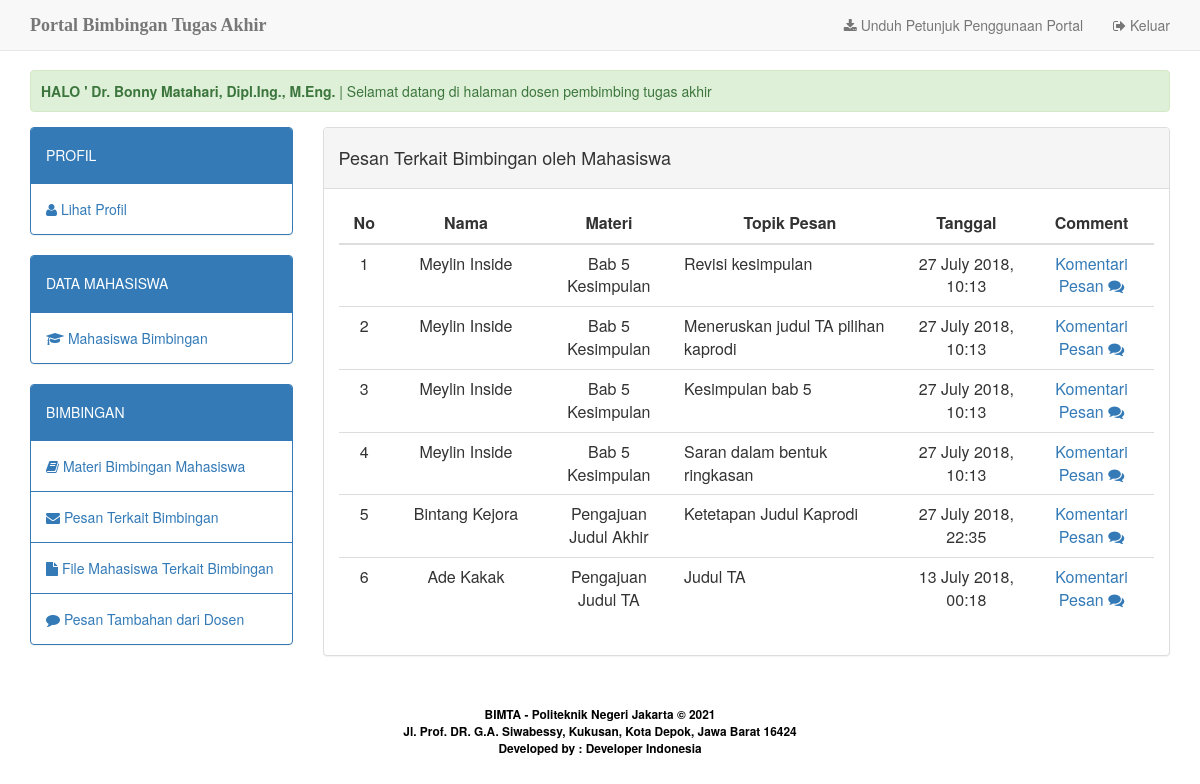
The app's page /home.php?apps=pesan (signed in) with its own data.
### tables this page shows
CREATE TABLE `dosen` (
  `id_dosen` int(3) NOT NULL,
  `nip_dosen` char(18) NOT NULL,
  `nm_dosen` varchar(50) NOT NULL,
  `no_telp` char(12) DEFAULT NULL,
  `username` char(10) NOT NULL,
  `password` char(10) NOT NULL,
  `status_user` varchar(5) NOT NULL DEFAULT 'dosen'
);

CREATE TABLE `chat_mhs` (
  `id_chatmhs` int(10) NOT NULL,
  `dosen_penerima` int(3) NOT NULL,
  `mhs_pengirim` int(10) NOT NULL,
  `id_subject` int(10) NOT NULL,
  `topik_pesan` varchar(100) NOT NULL,
  `pesan` text NOT NULL,
  `tgl` datetime NOT NULL DEFAULT CURRENT_TIMESTAMP ON UPDATE CURRENT_TIMESTAMP
);

CREATE TABLE `mahasiswa` (
  `nim` int(11) NOT NULL,
  `nm_mhs` varchar(30) NOT NULL,
  `th_bimbingan` year(4) NOT NULL,
  `id_prodi` int(2) NOT NULL,
  `id_dosen` int(3) NOT NULL,
  `foto` varchar(30) NOT NULL DEFAULT 'default.jpg',
  `username` char(10) NOT NULL,
  `password` char(10) NOT NULL,
  `status_user` varchar(9) NOT NULL DEFAULT 'mahasiswa'
);

CREATE TABLE `subject` (
  `id_subject` int(10) NOT NULL,
  `subject` varchar(50) NOT NULL,
  `nim` int(10) NOT NULL,
  `status_bimbingan` varchar(20) NOT NULL,
  `tgl` datetime NOT NULL DEFAULT CURRENT_TIMESTAMP ON UPDATE CURRENT_TIMESTAMP
);

### apps/app_pesan/dosenview.php (the view, shortened to what this page needs)
<div class="panel panel-default">
	<div class="panel-heading">
		<span>
			<h4>Pesan Terkait Bimbingan oleh Mahasiswa</h4>
		</span>
  </div>
	<div class="panel-body">
		<table width="20%" class="table table-hover" id="tbl_users">
			<thead>
	    		<tr>
	    			<th width="2%" style="width: 2%"><div align="center">No</div></th>
	    			<th width="10%" style="width: 10%"><div align="center">Nama</div></th>
	    			<th width="5%" style="width: 5%"><div align="center">Materi</div></th>
	    			<th width="15%" style="width: 15%"><div align="center">Topik Pesan</div></th>
					<th width="7%" style="width: 7%"><div align="center">Tanggal </div></th>
					<th width="5%" style="width: 5%"><div align="center">Comment </div></th>
	    		</tr>
	    	</thead>
	    	<tbody>
	    		<?php
	    		 	$stmt = $db_con->prepare("SELECT * FROM chat_mhs, subject, mahasiswa, prodi where mahasiswa.id_dosen='$_SESSION[user_session]' && chat_mhs.id_subject=subject.id_subject && mahasiswa.nim=chat_mhs.mhs_pengirim && mahasiswa.id_prodi=prodi.id_prodi ORDER BY chat_mhs.tgl DESC");
					$stmt->execute();
					$no=1;
					while($row=$stmt->fetch(PDO::FETCH_ASSOC)) {
				?>
					<tr>
						<td><div align="center"><?php echo $no; ?></div></td>
						<td><div align="center"><?php echo $row['nm_mhs']; ?></div></td>
						<td><div align="center"><?php echo $row['subject']; ?></div></td>
						<td><?php echo $row['topik_pesan']; ?></td>
						<td><div align="center"><?php $tgl=date_create($row['tgl']); echo date_format($tgl, 'd F Y, H:i'); ?></div></td>
						<?php
					    		$message=$row['id_chatmhs'];
					    		$stmt2 = $db_con->prepare("SELECT * FROM comment_bimbingan where id_chatmhs ='$message' && pengirim='mahasiswa' && status_read='0' ");
								$stmt2->execute();
								$check=$stmt2->rowCount();
							?>
						<td align="center">
						<?php if($check > 0) { ?>
						<a href="?apps=pesan&act=viewchat&id=<?php echo $row['id_chatmhs']; ?>" title="Komentar baru"><div align="center" class="circle"><?php echo $check; ?></div>Komentar Masuk <i class="fa fa-commenting" aria-hidden="true"></i></a>
					<?php } else { ?>
						<a class="edit-link" href="?apps=pesan&act=viewchat&id=<?php echo $row['id_chatmhs']; ?>" title="Lihat dan tambah komentar">Komentari Pesan <i class="fa fa-comments" aria-hidden="true"></i></a>
					<?php } ?>
					</td>
					</tr>
				<?php
					$no++;
				 	}
				?>
	    	</tbody>
		</table>
	</div>
</div>

### home.php (shortened to what this page needs)
<?php
	include_once 'dbconfig.php';
	$stmt = $db_con->prepare("SELECT * FROM dosen WHERE id_dosen=:uid");
	$stmt->execute(array(":uid"=>$_SESSION['user_session']));
	$row=$stmt->fetch(PDO::FETCH_ASSOC);
	$stmt2 = $db_con->prepare("SELECT * FROM mahasiswa WHERE nim=:uid");
	$stmt2->execute(array(":uid"=>$_SESSION['user_session']));
	$row2=$stmt2->fetch(PDO::FETCH_ASSOC);
	$stmt3 = $db_con->prepare("SELECT * FROM admin_prodi WHERE id_admin=:uid");
	$stmt3->execute(array(":uid"=>$_SESSION['user_session']));
	$row3=$stmt3->fetch(PDO::FETCH_ASSOC);
	$stmt4 = $db_con->prepare("SELECT * FROM kaprodi WHERE id_kaprodi=:uid");
	$stmt4->execute(array(":uid"=>$_SESSION['user_session']));
	$row4=$stmt4->fetch(PDO::FETCH_ASSOC);
?>
<!DOCTYPE html>
<html lang="en">
<head>
  <link href="assets/css/bootstrap.min.css" rel="stylesheet">
  <link href="assets/css/style.css" rel="stylesheet">
  <link href="assets/css/font-awesome.css" rel="stylesheet">
  <link href="assets/css/datatables.min.css" rel="stylesheet">
</head>
<body>
  <nav class="navbar navbar-default navbar-fixed-top">
    <div class="container">
      <div class="navbar-header">
        <a class="navbar-brand" href="./"><b>Portal Bimbingan Tugas Akhir</b><span class="style4"></span></a>
      </div>
      <div id="navbar" class="navbar-collapse collapse">
        <ul class="nav navbar-nav navbar-right">
          <?php if ($_SESSION['user_level']=='mahasiswa') {
			        echo "<li><a download href=petunjuk/mahasiswa.pdf><span class=\"fa fa-download\"></span> Unduh Petunjuk Penggunaan Portal</a></li>";
			        }
					elseif ($_SESSION['user_level']=='dosen') {
			        echo "<li><a download href=petunjuk/dosen.pdf><span class=\"fa fa-download\"></span> Unduh Petunjuk Penggunaan Portal</a></li>";
			        }
					elseif ($_SESSION['user_level']=='kaprodi') {
			        echo "<li><a download href=petunjuk/kaprodi.pdf><span class=\"fa fa-download\"></span> Unduh Petunjuk Penggunaan Portal</a></li>";
			        }
					 ?>
          <li><a href="logout.php"><span class="fa fa-sign-out"></span> Keluar</a></li>
        </ul>
      </div>
    </div>
  </nav>
  <div class="body-container">
    <div class="container">
      <div class='alert alert-success'>
        <marquee>
          <strong>HALO ' <?php
					if ($_SESSION['user_level']=='dosen') {echo $row['nm_dosen'];}
					elseif ($_SESSION['user_level']=='mahasiswa') {echo $row2['nm_mhs'];}
					elseif ($_SESSION['user_level']=='admin') {echo $row3['nm_admin'];}
					elseif ($_SESSION['user_level']=='kaprodi') {echo $row4['nm_kaprodi'];}
				?></strong> | Selamat datang di halaman <?php
					if ($_SESSION['user_level']=='dosen') {echo "dosen pembimbing tugas akhir";}
					elseif ($_SESSION['user_level']=='mahasiswa') {echo "mahasiswa";}
					elseif ($_SESSION['user_level']=='admin') {echo "administrator";}
					elseif ($_SESSION['user_level']=='kaprodi') {echo "kepala prodi";}
				?>
        </marquee>
      </div>
      <div class="row">
        <div class="col-md-3">
          <?php include 'apps/menu.php'; ?>
        </div>
        <div class="col-md-9">
          <?php include 'apps/content.php'; ?>
        </div>
      </div>
    </div>
    <center>
      <p>&nbsp;</p>
      <p><small style="color: #fff"><span class="style3" style="font-weight: bold;">BIMTA - Politeknik Negeri
            Jakarta &copy; <?php echo date('Y');?></span><br>
          <strong><span class="style3"><span class="style3">Jl. Prof. DR. G.A. Siwabessy, Kukusan, Kota Depok,
                Jawa Barat 16424<br>
                Developed by : Developer Indonesia
              </span></strong></small> </p>
    </center>
  </div>
</body>
</html>

### assets/css/style.css (style rules this page uses)
body { background:#f1f9f9; }
.body-container { margin-top:70px; }
.navbar-brand { font-family:"Lucida Handwriting"; }

### home.php (style rules this page uses)
.style3 { color: #000000 }

### records on screen
dosen: nm_dosen "Dr. Bonny Matahari, Dipl.Ing., M.Eng."
chat_mhs: mhs_pengirim.nm_mhs "Meylin Inside", id_subject.subject "Bab 5 Kesimpulan", topik_pesan "Revisi kesimpulan", id_subject.tgl "27 July 2018, 10:13"
chat_mhs: mhs_pengirim.nm_mhs "Meylin Inside", id_subject.subject "Bab 5 Kesimpulan", topik_pesan "Meneruskan judul TA pilihan kaprodi", id_subject.tgl "27 July 2018, 10:13"
chat_mhs: mhs_pengirim.nm_mhs "Meylin Inside", id_subject.subject "Bab 5 Kesimpulan", topik_pesan "Kesimpulan bab 5", id_subject.tgl "27 July 2018, 10:13"
chat_mhs: mhs_pengirim.nm_mhs "Meylin Inside", id_subject.subject "Bab 5 Kesimpulan", topik_pesan "Saran dalam bentuk ringkasan", id_subject.tgl "27 July 2018, 10:13"
chat_mhs: mhs_pengirim.nm_mhs "Bintang Kejora", id_subject.subject "Pengajuan Judul Akhir", topik_pesan "Ketetapan Judul Kaprodi", id_subject.tgl "27 July 2018, 22:35"
chat_mhs: mhs_pengirim.nm_mhs "Ade Kakak", id_subject.subject "Pengajuan Judul TA", topik_pesan "Judul TA", id_subject.tgl "13 July 2018, 00:18"
